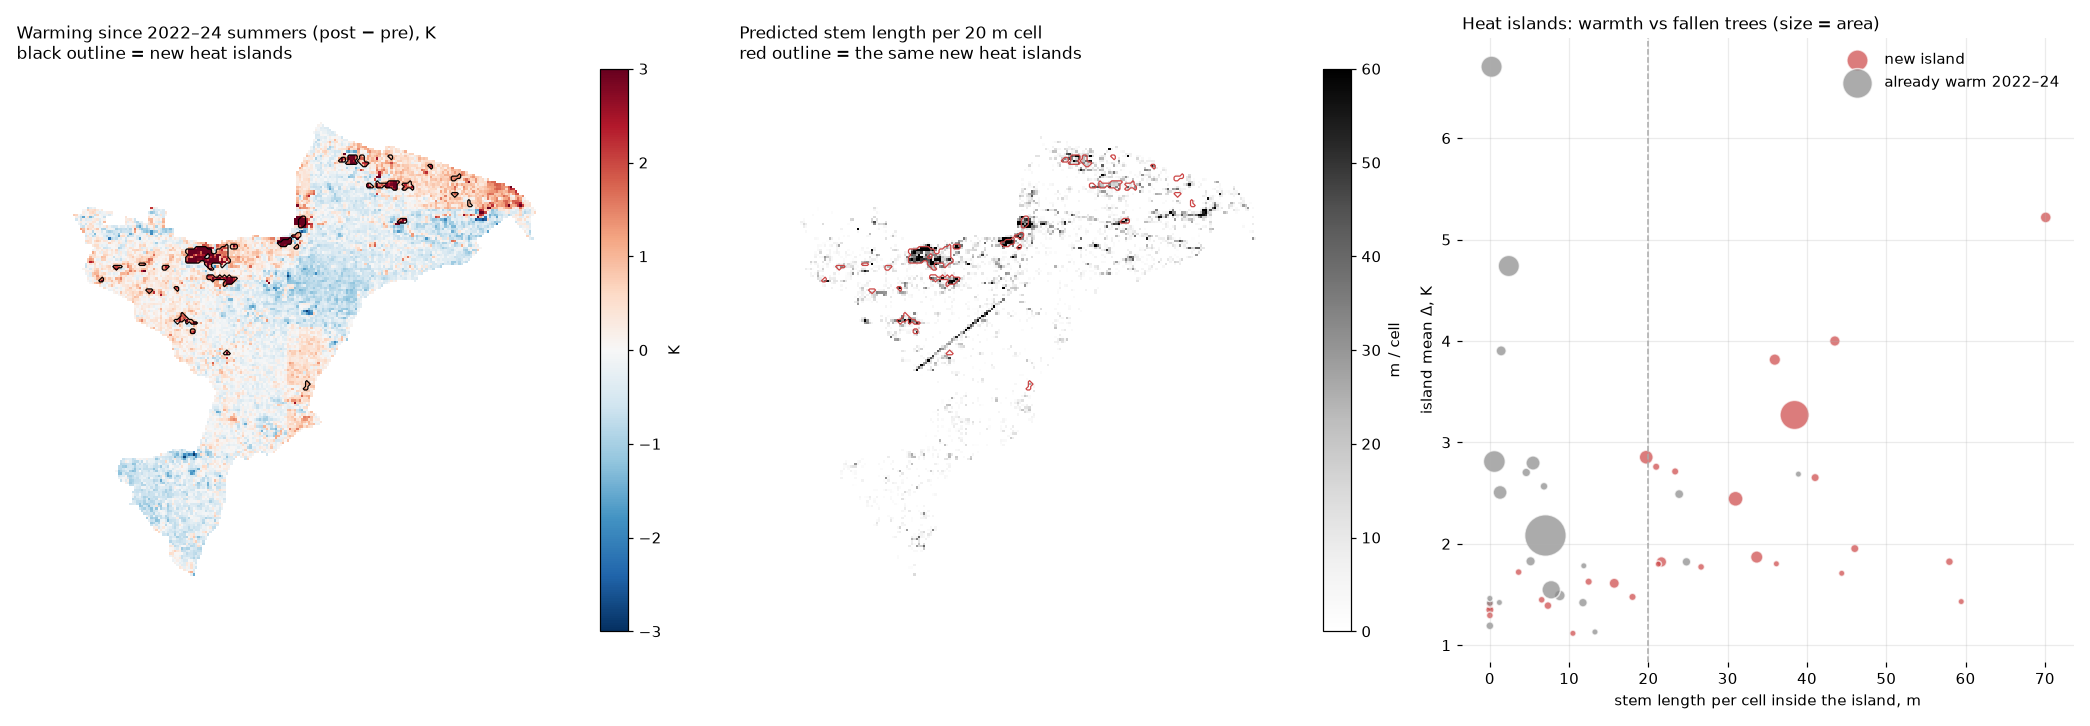

Here is the Python script that generated this plot:
"""Heat islands vs detected fallen trees — an object-level test.

Islands = connected warm patches (>= T_ISLAND K above the footprint mean) in the
post-event summer mean (2025-07 .. 2026-08, Apr-Sep). "New" islands are those
that were NOT warm in the pre-event summers (2022-2024). Windthrow clusters =
connected cells with >= 20 m of predicted stem. Overlap is scored both ways and
against a null from random circular shifts of the stem map.
"""
import glob, re, sys
import numpy as np, rasterio, matplotlib
matplotlib.use("Agg")
import matplotlib.pyplot as plt
from scipy import ndimage
from scipy.stats import spearmanr
sys.path.insert(0, __import__("os").path.dirname(__import__("os").path.abspath(__file__)))
from windthrow_vs_delta import stem_density

POST, PRE, OUT = sys.argv[1], sys.argv[2], sys.argv[3]
T_ISLAND, T_WT, MIN_CELLS, EDGE = 1.0, 20.0, 3, 2
def summer_mean(pattern, lo, hi):
    files = [f for f in sorted(glob.glob(pattern)) if (m := re.search(r"(\d{4}-\d{2})\.tif$", f))
             and lo <= m.group(1) <= hi and int(m.group(1)[5:]) in (4, 5, 6, 7, 8, 9)]
    stack = []
    for f in files:
        with rasterio.open(f) as ds:
            d = ds.read(1).astype("float32"); d[d == ds.nodata] = np.nan; stack.append(d)
    import warnings
    with warnings.catch_warnings():
        warnings.simplefilter("ignore"); return np.nanmean(np.stack(stack), axis=0), files
post, pf = summer_mean(POST, "2025-07", "2026-08")
pre, prf = summer_mean(PRE, "2022-04", "2024-09")
print(f"post-event months: {len(pf)}, pre-event months: {len(prf)}")
with rasterio.open(pf[0]) as t:
    dens, street = stem_density(t)
inside = np.isfinite(post) & np.isfinite(pre)
core = ndimage.binary_erosion(inside, iterations=EDGE) & ~ndimage.binary_dilation(street, iterations=2)
# --- islands ------------------------------------------------------------------------
warm_post = core & (post >= T_ISLAND); warm_pre = core & (pre >= T_ISLAND)
lab, n = ndimage.label(warm_post)
sizes = ndimage.sum(warm_post, lab, range(1, n + 1))
keep = [i + 1 for i, s in enumerate(sizes) if s >= MIN_CELLS]
rows = []
for i in keep:
    m = lab == i
    rows.append(dict(id=i, cells=int(m.sum()), mean_post=float(post[m].mean()), mean_pre=float(pre[m].mean()),
                     stem_m=float(dens[m].sum()), stem_per_cell=float(dens[m].mean()),
                     new=bool(pre[m].mean() < T_ISLAND * 0.5)))
base_rate = float(dens[core].mean())
wt_share_core = float((dens[core] >= T_WT).mean())
print(f"islands (>= {T_ISLAND} K, >= {MIN_CELLS} cells, edge/street excluded): {len(rows)}, "
      f"new since pre-event: {sum(r['new'] for r in rows)}")
def report(name, rs):
    if not rs: print(f"  {name}: none"); return
    sp = np.array([r['stem_per_cell'] for r in rs]); wt = np.array([r['stem_per_cell'] >= T_WT for r in rs])
    print(f"  {name}: n={len(rs)} | mean stem/cell {sp.mean():.1f} m (footprint base rate {base_rate:.1f} m) | "
          f"{wt.mean()*100:.0f}% are windthrow-dense (base rate of cells {wt_share_core*100:.0f}%) | "
          f"with any stem {np.mean(sp > 0)*100:.0f}%")
report("all islands", rows); report("NEW islands (not warm 2022-24)", [r for r in rows if r['new']])
report("OLD islands (already warm)", [r for r in rows if not r['new']])
# --- windthrow clusters ---------------------------------------------------------------
wt_mask = core & (dens >= T_WT)
lab2, n2 = ndimage.label(wt_mask); sizes2 = ndimage.sum(wt_mask, lab2, range(1, n2 + 1))
cl = []
for i in range(1, n2 + 1):
    m = lab2 == i
    if m.sum() < 2: continue
    cl.append(dict(cells=int(m.sum()), post=float(post[m].mean()), pre=float(pre[m].mean()),
                   island=bool(warm_post[m].mean() > 0.5)))   # share of the cluster's own cells that are warm
if cl:
    p = np.array([c['post'] for c in cl]); q = np.array([c['pre'] for c in cl])
    print(f"windthrow clusters (>= 2 cells of >= {T_WT} m): {len(cl)} | mean post-event Δ {p.mean():+.2f} K "
          f"(pre-event {q.mean():+.2f} K) | {np.mean([c['island'] for c in cl])*100:.0f}% coincide with a heat island | "
          f"clusters warmed by >= 1 K: {np.mean(p - q >= 1.0)*100:.0f}%")
# --- permutation null: shift the stem map randomly, recompute island stem/cell ----------
rng = np.random.default_rng(1)
obs = np.mean([r['stem_per_cell'] for r in rows if r['new']]) if any(r['new'] for r in rows) else np.nan
null = []
newmask = np.zeros_like(core)
for r in rows:
    if r['new']: newmask |= (lab == r['id'])
for _ in range(500):
    sh = np.roll(np.roll(dens, rng.integers(5, dens.shape[0] - 5), 0), rng.integers(5, dens.shape[1] - 5), 1)
    null.append(sh[newmask].mean())
null = np.array(null)
print(f"permutation test (500 random shifts): new-island stem/cell observed {obs:.1f} m vs null {null.mean():.1f} ± {null.std():.1f} m, "
      f"p = {np.mean(null >= obs):.3f}")
# --- change map correlation ----------------------------------------------------------
chg = post - pre
rho = spearmanr(dens[core], chg[core]).statistic
print(f"cell-level: Spearman(stem density, post − pre warming) = {rho:+.3f} over {core.sum()} cells; "
      f"warming in windthrow-dense cells {chg[core & (dens >= T_WT)].mean():+.2f} K vs stem-free {chg[core & (dens == 0)].mean():+.2f} K")
# --- figure -----------------------------------------------------------------------
fig, axes = plt.subplots(1, 3, figsize=(19, 6.6), facecolor="white")
ax = axes[0]; im = ax.imshow(np.where(inside, chg, np.nan), cmap="RdBu_r", vmin=-3, vmax=3, interpolation="nearest")
ax.contour(newmask.astype(float), levels=[0.5], colors="k", linewidths=0.8)
ax.set_title("Warming since 2022–24 summers (post − pre), K\nblack outline = new heat islands", loc="left", fontsize=11)
fig.colorbar(im, ax=ax, fraction=0.046, pad=0.02).set_label("K")
ax = axes[1]; im = ax.imshow(np.where(inside, dens, np.nan), cmap="Greys", vmin=0, vmax=60, interpolation="nearest")
ax.contour(newmask.astype(float), levels=[0.5], colors="#c44", linewidths=0.8)
ax.set_title("Predicted stem length per 20 m cell\nred outline = the same new heat islands", loc="left", fontsize=11)
fig.colorbar(im, ax=ax, fraction=0.046, pad=0.02).set_label("m / cell")
ax = axes[2]
for flag, col, name in ((True, "#c44", "new island"), (False, "#888", "already warm 2022–24")):
    rs = [r for r in rows if r['new'] == flag]
    ax.scatter([r['stem_per_cell'] for r in rs], [r['mean_post'] for r in rs], s=[8 + r['cells'] * 3 for r in rs],
               color=col, alpha=0.7, edgecolor="white", label=name)
ax.axvline(T_WT, color="#aaa", lw=1, ls="--"); ax.set_xlabel("stem length per cell inside the island, m"); ax.set_ylabel("island mean Δ, K")
ax.set_title("Heat islands: warmth vs fallen trees (size = area)", loc="left", fontsize=11); ax.legend(frameon=False); ax.grid(alpha=0.25)
for a in axes[:2]:
    a.set_xticks([]); a.set_yticks([])
for a in axes:
    for s in a.spines.values(): s.set_visible(False)
fig.tight_layout(); fig.savefig(OUT, dpi=110); print("wrote", OUT)
